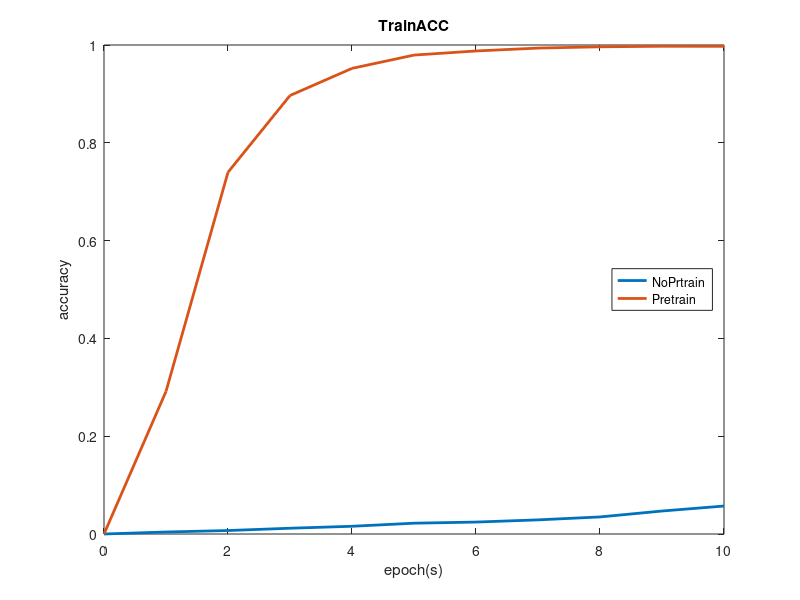
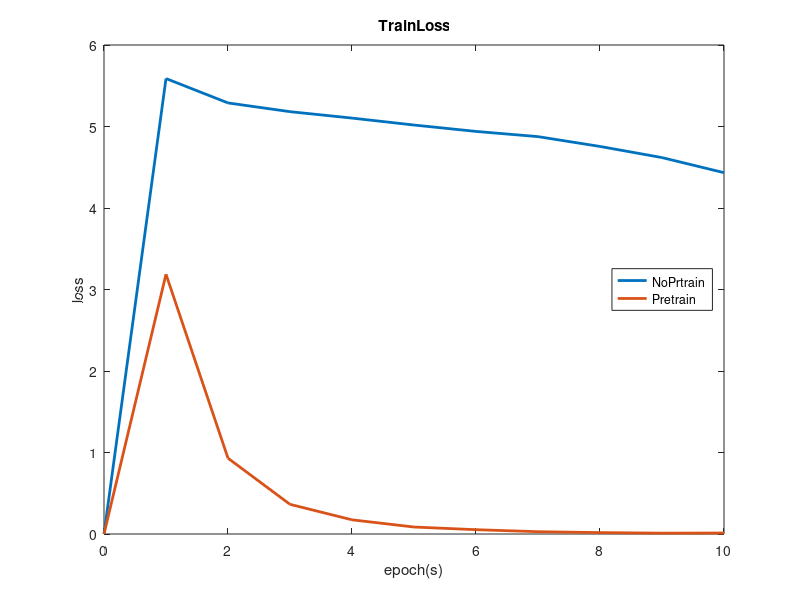
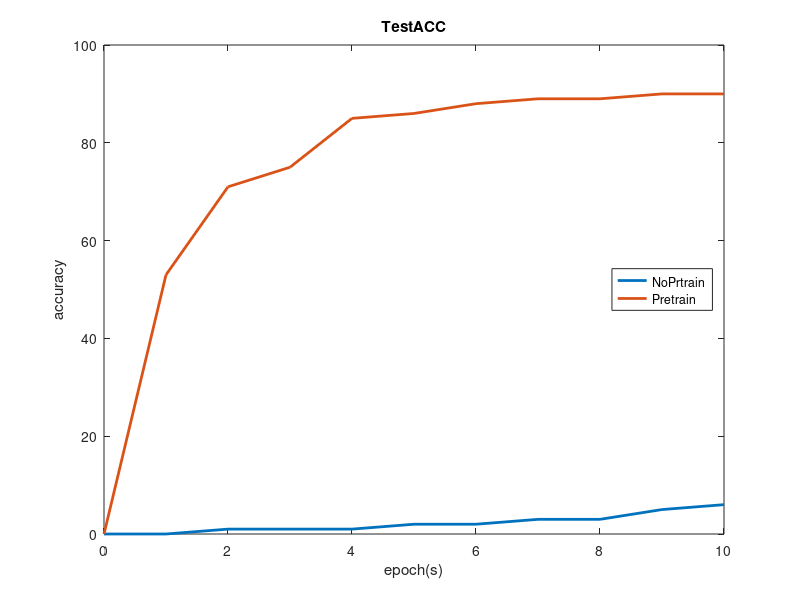

MATLAB code for these plots, in order:
%1
clear();

figure('name','Acuracy_train');
x1 = linspace(0,10,11);y1 = [0,0.0041, 0.0071,0.0118,0.0158,0.0221,0.0244,0.0289,0.0349,0.0470,0.0572];
plot(x1,y1,'LineWidth',2);hold on;
x2 = linspace(0,10,11);y2 = [0,0.2916,0.7398, 0.8967, 0.9522,0.9794,0.9878, 0.9937,0.9963, 0.9974, 0.9973];
plot(x2,y2,'LineWidth',2);
xlabel('epoch(s)');ylabel('accuracy');title('TrainACC');%if out of index clear title;
legend('NoPrtrain','Pretrain','location','East');
saveas(gcf, ['ACC_train.png'], 'png');

clear();

%2
figure('name','Loss_train');
x1 = linspace(0,10,11);y1 = [0,5.5882862003004155 ,5.289145985848777 ,5.181993451708661 ,5.103186022790336 ,5.017972073058482 ,4.939698416029775 ,4.875766745719085 ,4.755256452354327 ,4.618581710957825 ,4.433459503008949 ];
plot(x1,y1,'LineWidth',2);hold on;
x2 = linspace(0,10,11);y2 = [0,3.187225727763298 ,0.9298709284345855 ,0.3639439005397392 ,0.17397367374601908 ,0.08551854082549719 ,0.052850920114161225 ,0.02823993581217258 ,0.01723000085189909 ,0.010358199974876959 ,0.012274898983874818];
plot(x2,y2,'LineWidth',2);
xlabel('epoch(s)');ylabel('loss');title('TrainLoss');%if out of index clear title;
legend('NoPrtrain','Pretrain','location','East');
saveas(gcf, ['Loss_train.png'], 'png');

clear();

%3
figure('name','Acuracy_test');
x1 = linspace(0,10,11);y1 = [0,0,1,1,1,2,2,3,3,5,6];
plot(x1,y1,'LineWidth',2);hold on;
x2 = linspace(0,10,11);y2 = [0,53,71,75,85,86,88,89,89,90,90];
plot(x2,y2,'LineWidth',2);
xlabel('epoch(s)');ylabel('accuracy');title('TestACC');%if out of index clear title;
legend('NoPrtrain','Pretrain','location','East');
saveas(gcf, ['ACC_test.png'], 'png');